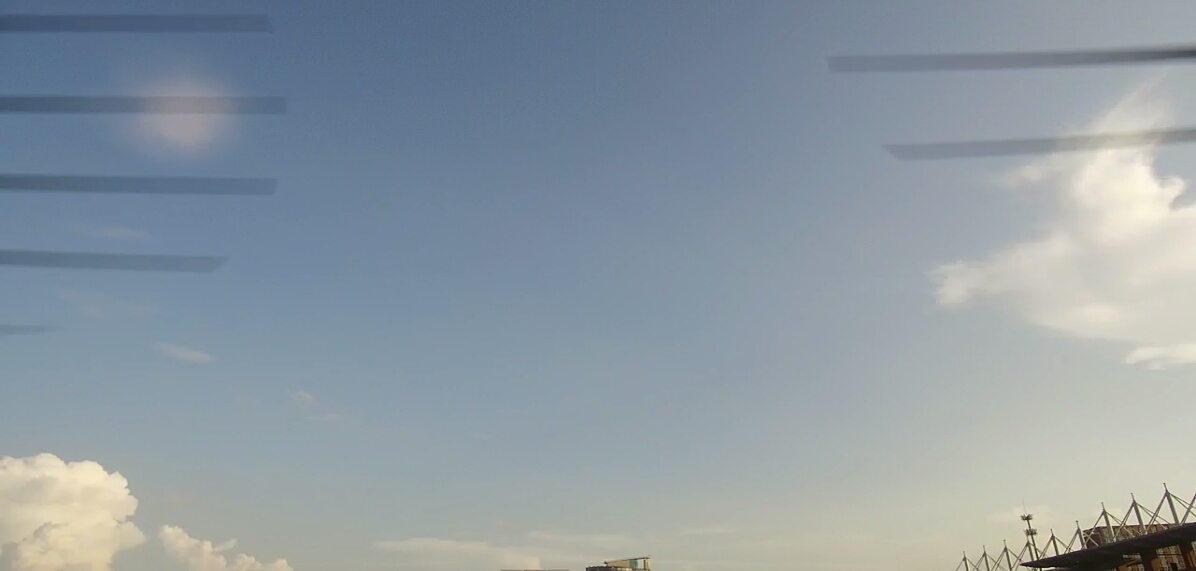
#> input picture UAV_Experiment_RealScenario_new/pic5-1/101.jpg, 1196 x 571 px, given in place of 1.jpg, which was not available
$ python video.py
#> lines starting #> are read from the running program, lines starting #| are printed output that depends on the picture
# -*- coding: UTF-8 -*-
import os
import cv2
import time

list_i = [1, 4, 6, 9, 11, 14, 16, 19, 21, 24, 28, 32, 37, 40, 41, 47, 49, 51, 55, 60, 69, 70, 71, 74, 76, 77, 80, 86, 90, 97, 100, 103, 108, 109, 114, 115, 116, 117, 118, 119, 120, 121, 122, 124, 126, 128, 129, 130, 131, 132, 133, 134, 135, 136, 137, 138, 139, 140, 141, 142, 143, 144]

# 图片合成视频
def picvideo(path, size):
    # path = r'C:\Users\Administrator\Desktop\1\huaixiao\\'#文件路径
#> called with size = (1920, 1080)
    filelist = os.listdir(path)  # 获取该目录下的所有文件名

    '''
    fps:
    帧率：1秒钟有n张图片写进去[控制一张图片停留5秒钟，那就是帧率为1，重复播放这张图片5次]
    如果文件夹下有50张 534*300的图片，这里设置1秒钟播放5张，那么这个视频的时长就是10秒
    '''
    fps = 1
    size = (1920, 1080) #图片的分辨率片
    # file_path = os.getcwd() + "/" + "exp_model_1.mp4"  # 导出路径
    # file_path = os.getcwd() + "/" + "exp_model_ref_1.mp4"  # 导出路径
    # file_path = os.getcwd() + "/" + "exp_pic_ref.mp4"  # 导出路径
    file_path = os.getcwd() + "/" + "exp_pic_plan_1.mp4"  # 导出路径
    print(file_path)
    # fourcc = cv2.VideoWriter_fourcc('D', 'I', 'V', 'X')  # 不同视频编码对应不同视频格式（例：'I','4','2','0' 对应avi格式）
    fourcc = cv2.VideoWriter_fourcc(*"mp4v")

    video = cv2.VideoWriter(file_path, fourcc, fps, size)
    #
    # path = os.getcwd() + "\pic_ref\\"  # 待读取的文件夹
    path = os.getcwd() + "\pic5-1\\"  # 待读取的文件夹
    # path = os.getcwd() + "\pic5-2\\"  # 待读取的文件夹

    for i in range(1,220):
    # [4 lines of commented-out code are left out]
        item = path + str(i) + '.jpg'
        print(item)

        img = cv2.imread(item)  # 使用opencv读取图像，直接返回numpy.ndarray 对象，通道顺序为BGR ，注意是BGR，通道值默认范围0-255。
#> img is the input picture: shape (571, 1196, 3); mean B, G, R 162.4, 154.1, 142.4

        img = cv2.resize(img, (1920, 1080), )
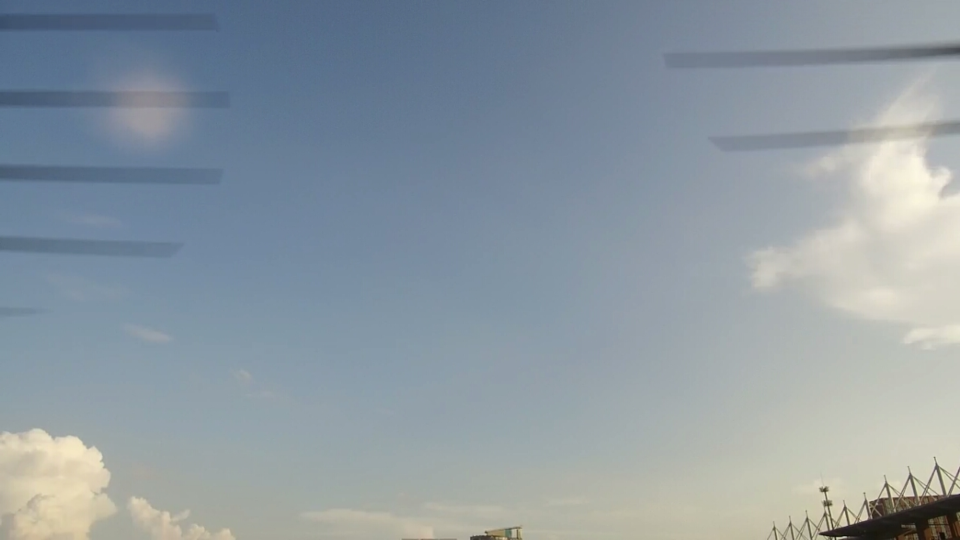
#> img: shape (1080, 1920, 3) (shown at 1/2 size); mean B, G, R 162.3, 154, 142.3
            # print(img)
        video.write(img)  # 把图片写进视频
#> pass 2 of the loop in picvideo, `for i in range(1,220):`:
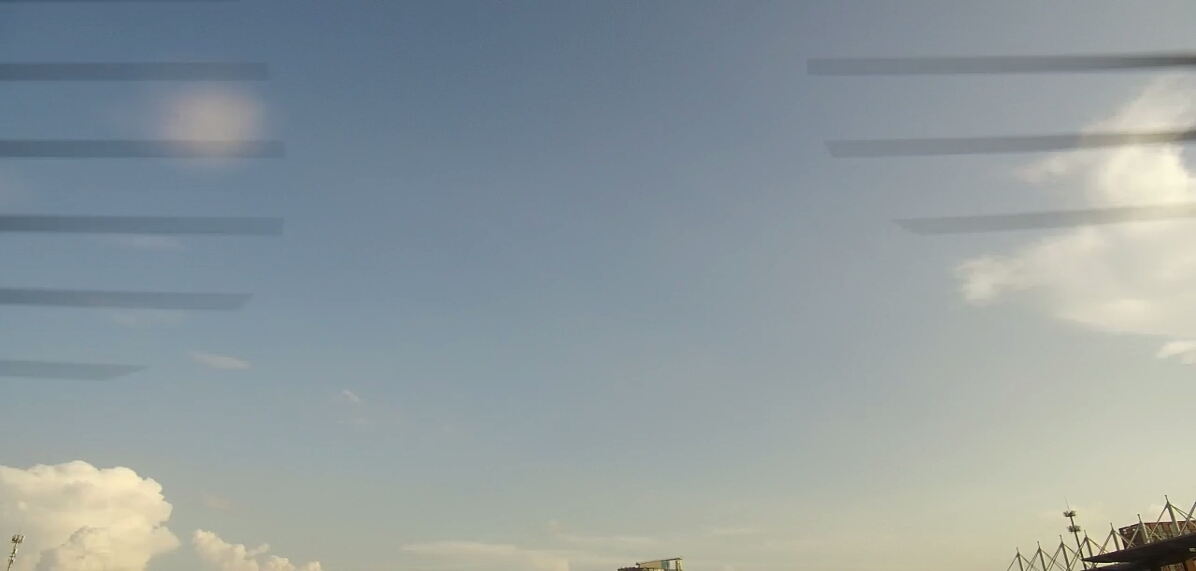
#> input picture UAV_Experiment_RealScenario_new/pic5-1/129.jpg, 1196 x 571 px, given in place of 2.jpg, which was not available
#> in picvideo, img is the input picture: shape (571, 1196, 3); mean B, G, R 158.3, 155.5, 145.2
#> in picvideo, `img = cv2.resize(img, (1920, 1080), )`:
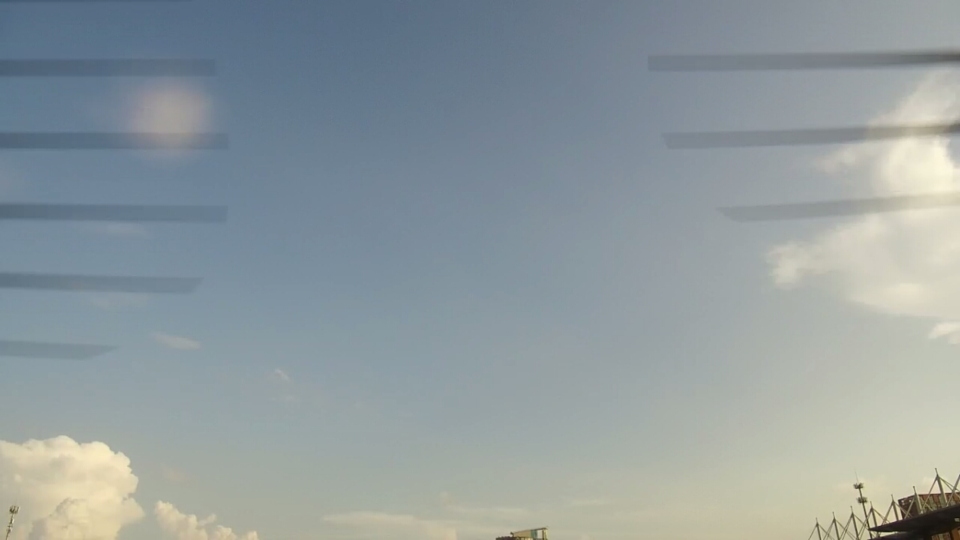
#> img: shape (1080, 1920, 3) (shown at 1/2 size); mean B, G, R 158.2, 155.4, 145.1


    video.release()  # 释放

path = os.getcwd()
#> (the run stopped early here; a loop or call above may not have finished)
